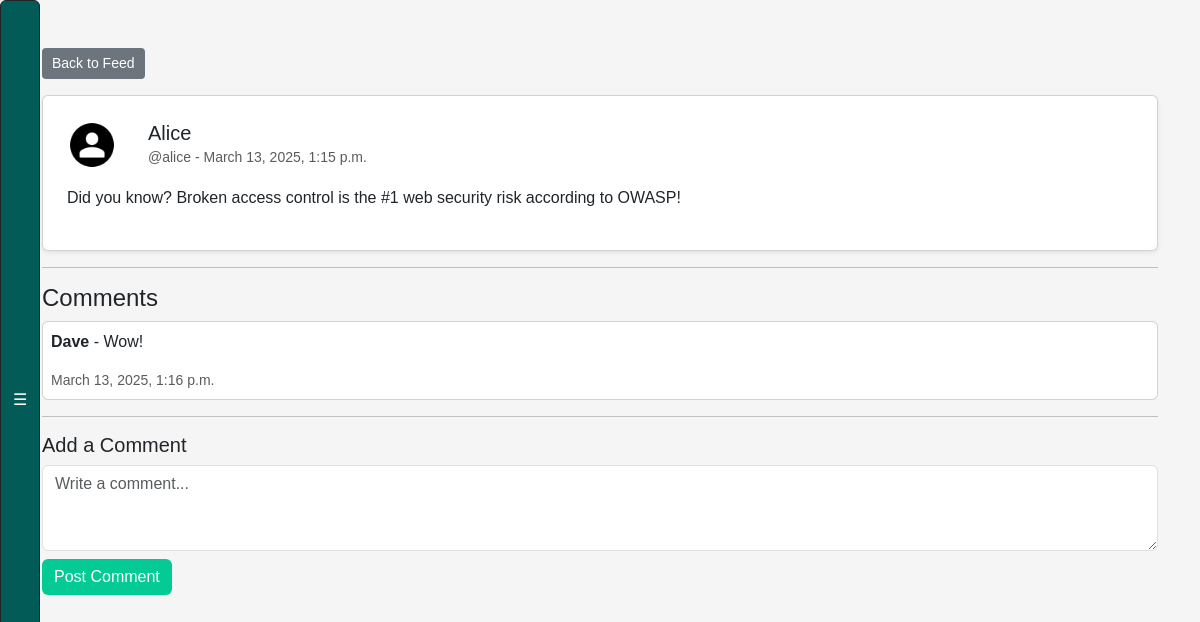
Before: /post/3/ (signed in) with the older database file.
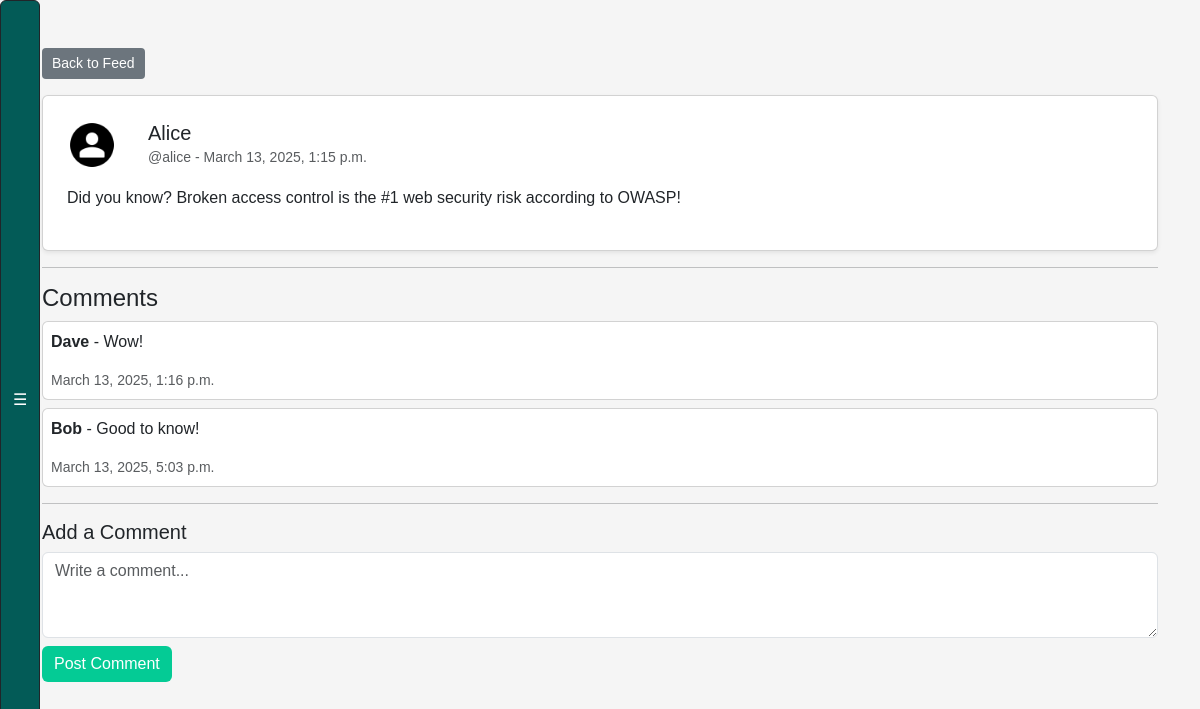
After: the same page with the newer database file.
### webapp/models.py (models this page shows, shortened)
class Comment(models.Model):
    post = models.ForeignKey(Post, on_delete=models.CASCADE, related_name="comments")
    user = models.ForeignKey(User, on_delete=models.CASCADE)
    body = models.TextField(max_length=140)
    created_at = models.DateTimeField(auto_now_add=True)

### webapp/views.py (the view, shortened to what this page needs)
# urls.py: path("post/<int:post_id>/", views.post_view, name="post"),
@login_required
def post_view(request, post_id):
    post = get_object_or_404(Post, id=post_id)
    post_user_profile = post.user.profile
    if post_user_profile.private and request.user != post.user and post_user_profile not in request.user.profile.follows.all():
        return HttpResponseForbidden()
    comments = post.comments.all()
    comment_form = CommentForm()
    flag_ex3 = request.session.pop("flag_ex3", None)  # retrieve flag from session if set
    return render(request, "post.html", {"post": post, "comments": comments, "comment_form": comment_form, "flag_ex3": flag_ex3})

### webapp/forms.py (shortened to what this page needs)
class CommentForm(forms.ModelForm):
    body = forms.CharField(required=True, max_length=140)
    class Meta:
        model = Comment
        exclude = ("user", "post")

### webapp/templates/post.html (shortened to what this page needs)
{% load static %}
<!DOCTYPE html>
<html>
<head>
    <link href="https://cdn.jsdelivr.net/npm/bootstrap@5.3.0-alpha1/dist/css/bootstrap.min.css" rel="stylesheet">
    <link rel="stylesheet" href="{% static 'css/style.css' %}">
</head>
<body>
    {% include 'exercise_bar.html' %}
    <div class="container mt-5">
        <a href="{% url 'feed' %}" class="btn btn-secondary mb-3">Back to Feed</a>
        <div class="card shadow-sm p-4">
            <div class="d-flex align-items-center">
                <img src="{% static 'images/default-avatar.png' %}" alt="User Avatar" class="post-avatar">
                <div class="ms-3">
                    <h5 class="mb-0">{{ post.user.username }}</h5>
                    <small class="text-muted">@{{ post.user.username|lower }} - {{ post.created_at }}</small>
                </div>
            </div>
            <div class="mt-3">
                <p>{{ post.body }}</p>
            </div>
        </div>
        <hr>
        <h4>Comments</h4>
        <div class="comments-section">
            {% for comment in comments %}
                <div class="card p-2 mt-2">
                    <p><strong>{{ comment.user.username }}</strong> - {{ comment.body }}</p>
                    <small class="text-muted">{{ comment.created_at }}</small>
                </div>
            {% empty %}
                <p class="text-muted">No comments yet.</p>
            {% endfor %}
        </div>
        <hr>
        <h5>Add a Comment</h5>
        <form method="post">
            <textarea name="body" class="form-control" rows="3" placeholder="Write a comment..."></textarea>
            <button type="submit" class="btn btn-success mt-2">Post Comment</button>
        </form>
    </div>
</body>
</html>

Changed rows visible on the page:
added Comment: user.username "Bob", body "Good to know!", created_at "March 13, 2025, 5:03 p.m."
